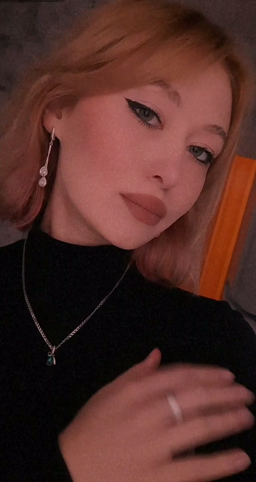
#> input picture TSOS/7-sem/Lab4/image.png, 256 x 482 px
$ python main.py
#> lines starting #> are read from the running program, lines starting #| are printed output that depends on the picture
import sys

import cv2 as cv
import numpy as np

TAU = 1.0
HEIGHT = 700
CUTOFF_FREQ = 0.1
ORDER = 4


def wavelet(x):
    return (1 / (np.pi * x)) * (np.sin(2 * np.pi * x) - np.sin(np.pi * x))


def butterworth_low_pass(x, cutoff_freq, order):
    return 1 / (1 + (x / cutoff_freq) ** (2 * order))


def low_pass_kernel(n):
    result = np.zeros((n // 2, n))
    for i in np.arange(n // 2):
        result[i, 2 * i] = butterworth_low_pass(-TAU / 2.0, CUTOFF_FREQ, ORDER)
        result[i, 2 * i + 1] = butterworth_low_pass(TAU / 2.0, CUTOFF_FREQ, ORDER)
    return 1 / np.sqrt(2) * result


def high_pass_kernel(n):
    result = np.zeros((n // 2, n))
    for i in np.arange(n // 2):
        result[i, 2 * i] = butterworth_low_pass(-TAU / 2.0, CUTOFF_FREQ, ORDER)
        result[i, 2 * i + 1] = -butterworth_low_pass(TAU / 2.0, CUTOFF_FREQ, ORDER)
    return 1 / np.sqrt(2) * result


def wavelet_transform(image):
    if image.shape[0] % 2:
        comps = []
        for k in np.arange(image.shape[2]):
            comp = image[:, :, k]
            comp = np.concatenate((comp, np.array([comp[-1, :]])), axis=0)
            comps.append(comp.reshape((comp.shape[0], comp.shape[1], 1)))
        image = np.concatenate(comps, axis=2)

    if image.shape[1] % 2:
        comps = []
        for k in np.arange(image.shape[2]):
            comp = image[:, :, k]
            comp = np.concatenate((comp, np.array([comp[:, -1]]).T), axis=1)
            comps.append(comp.reshape((comp.shape[0], comp.shape[1], 1)))
        image = np.concatenate(comps, axis=2)

    coeff_a, coeff_h, coeff_v, coeff_d = [], [], [], []

    for k in np.arange(image.shape[2]):
        approx = np.dot(image[:, :, k], low_pass_kernel(image.shape[1]).T)
        detail = np.dot(image[:, :, k], high_pass_kernel(image.shape[1]).T)

        a = np.dot(low_pass_kernel(approx.shape[0]), approx)
        h = np.dot(high_pass_kernel(approx.shape[0]), approx)
        v = np.dot(low_pass_kernel(detail.shape[0]), detail)
        d = np.dot(high_pass_kernel(detail.shape[0]), detail)

        h, v, d = np.abs(h), np.abs(v), np.abs(d)
        a, h, v, d = (
            np.uint8(a / np.max(a) * 255.0),
            np.uint8(h / np.max(h) * 255.0),
            np.uint8(v / np.max(v) * 255.0),
            np.uint8(d / np.max(d) * 255.0),
        )
        coeff_a.append(a.reshape((a.shape[0], a.shape[1], 1)))
        coeff_h.append(h.reshape((h.shape[0], h.shape[1], 1)))
        coeff_v.append(v.reshape((v.shape[0], v.shape[1], 1)))
        coeff_d.append(d.reshape((d.shape[0], d.shape[1], 1)))

    a = np.concatenate(coeff_a, axis=2)
    h = np.concatenate(coeff_h, axis=2)
    v = np.concatenate(coeff_v, axis=2)
    d = np.concatenate(coeff_d, axis=2)

    return a, h, v, d


def main():
    path = './image.png'
    image = cv.imread(path, cv.IMREAD_COLOR)
#> image is the input picture: shape (482, 256, 3); mean B, G, R 39.7, 45.1, 81.8
    size = (int(HEIGHT * image.shape[1] / image.shape[0]), HEIGHT)
#> size = (371, 700)
    coeff_size = (size[0] // 2, size[1] // 2)
#> coeff_size = (185, 350)
    level = int(input('level: '))
#> the answer given: 3

    for l in np.arange(level):
        cv.imshow(f'Wavelet Level {l + 1}', cv.resize(image, size, interpolation=cv.INTER_NEAREST))

        a, h, v, d = wavelet_transform(image)

        combined_image = np.concatenate((a, h, v, d), axis=1)
        cv.imshow(f'Approximation + Details {l + 1}',
                  cv.resize(combined_image, (coeff_size[0] * 4, coeff_size[1]), interpolation=cv.INTER_NEAREST))

        print(f'Scale = {4 ** (l + 1)}')
        cv.waitKey(0)
        cv.destroyAllWindows()
        image = a
#> this loop made 3 passes
#> pass 1, in main, `a, h, v, d = wavelet_transform(image)`:
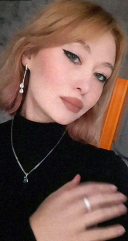
#> a: shape (241, 128, 3); mean B, G, R 74.4, 84.7, 113.7
#> pass 1, in main, `a, h, v, d = wavelet_transform(image)`:
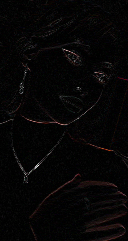
#> h: shape (241, 128, 3); mean B, G, R 5.3, 5.4, 6.4
#> pass 1, in main, `a, h, v, d = wavelet_transform(image)`:
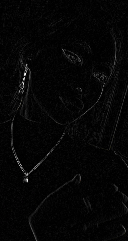
#> v: shape (241, 128, 3); mean B, G, R 5.7, 5.7, 5.7
#> after the loop:
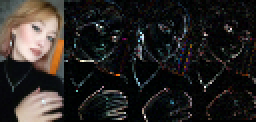
#> combined_image: shape (61, 128, 3) (shown 2 times larger); mean of channels 0, 1, 2 35, 37.3, 40.6; drawn as B, G, R
#> after the loop:
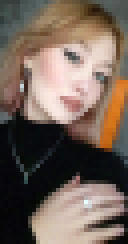
#> image: shape (61, 32, 3) (shown 4 times larger); mean B, G, R 89, 100, 116.1

    sys.exit(0)
#> (the program exits here)
